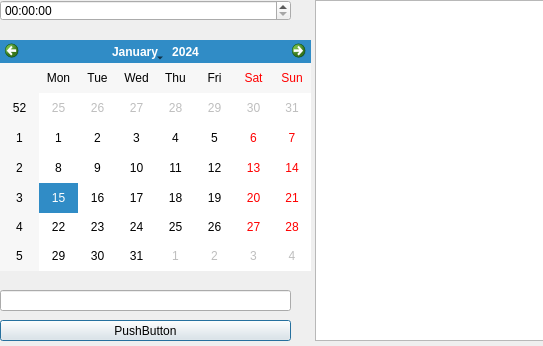
<?xml version="1.0" encoding="UTF-8"?>
<ui version="4.0">
 <class>Dialog</class>
 <widget class="QDialog" name="Dialog">
  <property name="geometry">
   <rect>
    <x>0</x>
    <y>0</y>
    <width>543</width>
    <height>346</height>
   </rect>
  </property>
  <property name="windowTitle">
   <string>Dialog</string>
  </property>
  <widget class="QCalendarWidget" name="calendarWidget">
   <property name="geometry">
    <rect>
     <x>0</x>
     <y>40</y>
     <width>311</width>
     <height>231</height>
    </rect>
   </property>
  </widget>
  <widget class="QTimeEdit" name="timeEdit">
   <property name="geometry">
    <rect>
     <x>0</x>
     <y>0</y>
     <width>291</width>
     <height>21</height>
    </rect>
   </property>
  </widget>
  <widget class="QLineEdit" name="lineEdit">
   <property name="geometry">
    <rect>
     <x>0</x>
     <y>290</y>
     <width>291</width>
     <height>21</height>
    </rect>
   </property>
  </widget>
  <widget class="QPushButton" name="pushButton">
   <property name="geometry">
    <rect>
     <x>0</x>
     <y>320</y>
     <width>291</width>
     <height>21</height>
    </rect>
   </property>
   <property name="text">
    <string>PushButton</string>
   </property>
  </widget>
  <widget class="QListView" name="listView">
   <property name="geometry">
    <rect>
     <x>315</x>
     <y>0</y>
     <width>231</width>
     <height>341</height>
    </rect>
   </property>
  </widget>
 </widget>
 <resources/>
 <connections/>
</ui>
